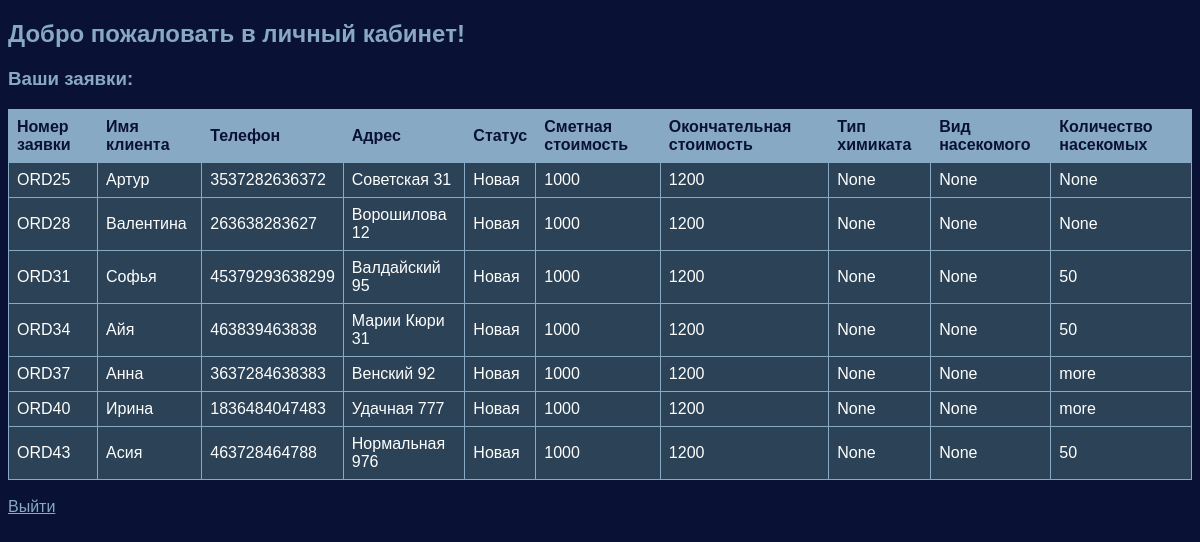
Page /disinsector/dashboard (signed in) on the earlier database version.
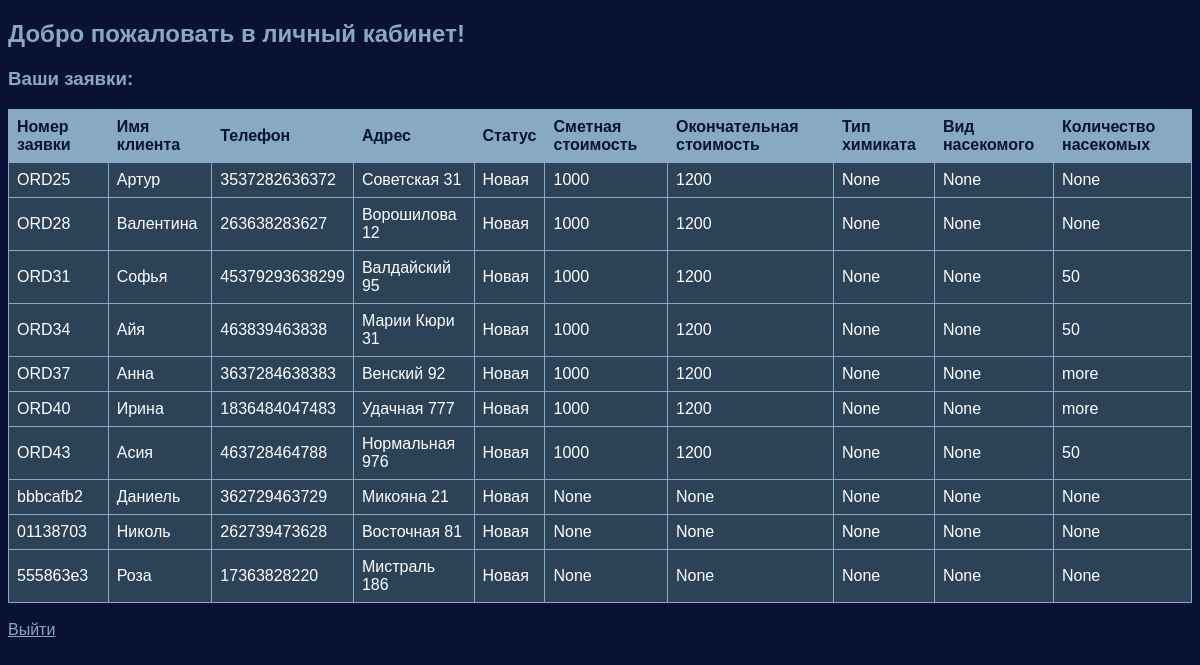
Same page on the later database version.
### tables this page shows
CREATE TABLE orders (
            id INTEGER PRIMARY KEY AUTOINCREMENT,
            client_id INTEGER NOT NULL,  
            order_id TEXT NOT NULL,
            order_status TEXT DEFAULT 'Новая',
            order_date TEXT,
            estimated_price INTEGER,
            final_price INTEGER,
            poison_type TEXT,
            insect_type TEXT,
            insect_quantity TEXT,
            client_contact TEXT,
            client_address TEXT,
            client_property_type TEXT,
            client_area INTEGER, user_id INTEGER, disinsector_id INTEGER,
            FOREIGN KEY (client_id) REFERENCES users(id)  -- Внешний ключ
        );

CREATE TABLE users (
            id INTEGER PRIMARY KEY AUTOINCREMENT,
            name TEXT NOT NULL,
            object TEXT NOT NULL,
            insect_quantity TEXT NOT NULL,
            disinsect_experience TEXT NOT NULL,
            phone TEXT NOT NULL,
            address TEXT NOT NULL
        );

### app.py (the view)
@app.route('/disinsector/dashboard', methods=['GET', 'POST'])
def disinsector_dashboard():
    if 'disinsector_id' in session and session.get('role') == 'disinsector':
        disinsector_id = session.get('disinsector_id')
        conn = sqlite3.connect('disinsect_data.db')
        cur = conn.cursor()
        if request.method == 'POST':
            order_id = request.form['order_id']
            new_status = request.form['status']
            cur.execute("UPDATE orders SET status = ? WHERE id = ?", (new_status, order_id))
            conn.commit()
        cur.execute('''
                    SELECT o.order_id, u.name, u.phone, u.address, o.order_status, o.estimated_price, o.final_price,
                           o.poison_type, o.insect_type, o.insect_quantity
                    FROM orders o
                    JOIN users u ON o.client_id = u.id
                    WHERE o.disinsector_id = ?
                ''', (disinsector_id,))
        orders = cur.fetchall()
        conn.close()
        if orders:
            return render_template('disinsector_dashboard.html', orders=orders)
        else:
            flash("На данный момент у вас нет заявок.")
            return render_template('disinsector_dashboard.html', orders=[])
    else:
        return redirect(url_for('login'))

### templates/disinsector_dashboard.html (shortened to what this page needs)
<!DOCTYPE html>
<html lang="en">
<head>
</head>
<body>
    <h2>Добро пожаловать в личный кабинет!</h2>
    <h3>Ваши заявки:</h3>
    {% if orders %}
    <table border="1">
        <tr>
            <th>Номер заявки</th>
            <th>Имя клиента</th>
            <th>Телефон</th>
            <th>Адрес</th>
            <th>Статус</th>
            <th>Сметная стоимость</th>
            <th>Окончательная стоимость</th>
            <th>Тип химиката</th>
            <th>Вид насекомого</th>
            <th>Количество насекомых</th>
        </tr>
        {% for order in orders %}
        <tr>
            <td>{{ order[0] }}</td>
            <td>{{ order[1] }}</td>
            <td>{{ order[2] }}</td>
            <td>{{ order[3] }}</td>
            <td>{{ order[4] }}</td>
            <td>{{ order[5] }}</td>
            <td>{{ order[6] }}</td>
            <td>{{ order[7] }}</td>
            <td>{{ order[8] }}</td>
            <td>{{ order[9] }}</td>
        </tr>
        {% endfor %}
    </table>
    {% else %}
        <p>На данный момент у вас нет заявок.</p>
    {% endif %}
    <br>
    <a href="{{ url_for('logout') }}">Выйти</a>
</body>
</html>

### templates/disinsector_dashboard.html (style rules this page uses)
body { font-family: Arial, sans-serif; background-color: #091235; color: #fff; }
h2, h3 { color: #88A9C3; }
table { width: 100%; border-collapse: collapse; background-color: #2B4257; color: #fff; }
th, td { border: 1px solid #88A9C3; padding: 8px; text-align: left; }
th { background-color: #88A9C3; color: #091235; }
a { color: #88A9C3; }

Differences in the rows shown:
added orders: order "bbbcafb2", name "Даниель", phone "362729463729", address "Микояна 21", order_status "Новая", order "None"
added orders: order "01138703", name "Николь", phone "262739473628", address "Восточная 81", order_status "Новая", order "None"
added orders: order "555863e3", name "Роза", phone "17363828220", address "Мистраль 186", order_status "Новая", order "None"
